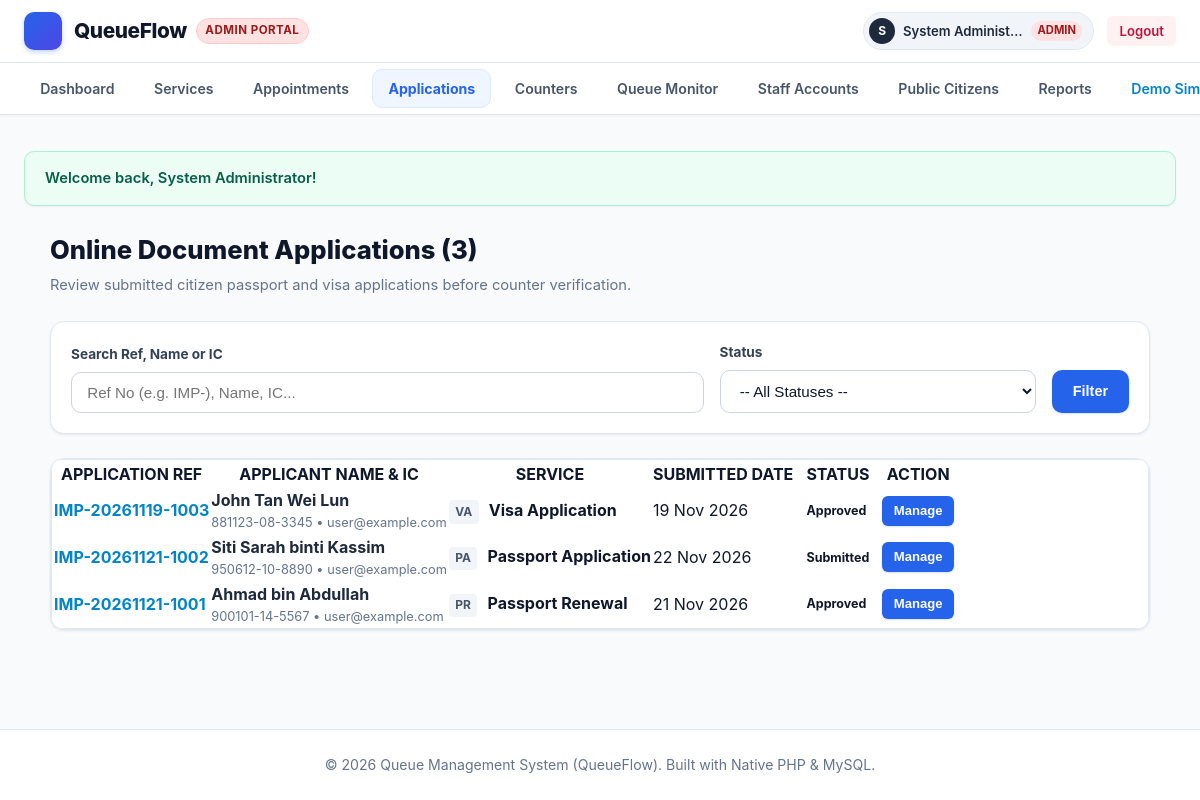
Page /admin/applications.php (signed in) on the committed database.
### tables this page shows
CREATE TABLE `applications` (
  `id` INT AUTO_INCREMENT PRIMARY KEY,
  `application_ref` VARCHAR(50) NOT NULL UNIQUE,
  `user_id` INT NOT NULL,
  `service_id` INT NOT NULL,
  `applicant_name` VARCHAR(100) NOT NULL,
  `applicant_ic` VARCHAR(50) NOT NULL,
  `applicant_phone` VARCHAR(30) NOT NULL,
  `status` ENUM('submitted', 'under_review', 'approved', 'rejected') NOT NULL DEFAULT 'submitted',
  `remarks` TEXT NULL,
  `submitted_date` DATE NOT NULL,
  `created_at` TIMESTAMP DEFAULT CURRENT_TIMESTAMP,
  CONSTRAINT `fk_appl_user` FOREIGN KEY (`user_id`) REFERENCES `users` (`id`) ON DELETE CASCADE,
  CONSTRAINT `fk_appl_service` FOREIGN KEY (`service_id`) REFERENCES `services` (`id`) ON DELETE CASCADE
);

CREATE TABLE `users` (
  `id` INT AUTO_INCREMENT PRIMARY KEY,
  `username` VARCHAR(50) NOT NULL UNIQUE,
  `email` VARCHAR(100) NULL UNIQUE,
  `password` VARCHAR(255) NOT NULL,
  `full_name` VARCHAR(100) NOT NULL,
  `ic_passport` VARCHAR(50) NULL,
  `phone` VARCHAR(30) NULL,
  `role` ENUM('admin', 'staff', 'user') NOT NULL DEFAULT 'user',
  `status` ENUM('active', 'inactive') NOT NULL DEFAULT 'active',
  `created_at` TIMESTAMP DEFAULT CURRENT_TIMESTAMP
);

CREATE TABLE `services` (
  `id` INT AUTO_INCREMENT PRIMARY KEY,
  `code` VARCHAR(10) NOT NULL UNIQUE,
  `name` VARCHAR(100) NOT NULL,
  `description` TEXT NULL,
  `est_duration` INT NOT NULL DEFAULT 15,
  `status` ENUM('active', 'inactive') NOT NULL DEFAULT 'active',
  `created_at` TIMESTAMP DEFAULT CURRENT_TIMESTAMP
);

### admin/applications.php (the view, shortened to what this page needs)
<?php
require_once __DIR__ . '/../includes/functions.php';
$pdo = getDBConnection();
$search = trim($_GET['search'] ?? '');
$sql = "
    SELECT app.*, s.name as service_name, s.code as service_code, u.email as user_email
    FROM applications app
    JOIN services s ON app.service_id = s.id
    JOIN users u ON app.user_id = u.id
    WHERE 1=1
";
$params = [];
$sql .= " ORDER BY app.id DESC";
$stmt = $pdo->prepare($sql);
$stmt->execute($params);
$applications = $stmt->fetchAll();
require_once __DIR__ . '/../includes/header.php';
?>
<div style="max-width: 1100px; margin: 1.5rem auto;">
    <div style="display: flex; justify-content: space-between; align-items: center; margin-bottom: 1.5rem; flex-wrap: wrap; gap: 1rem;">
        <div>
            <h1 style="font-size: 1.6rem; font-weight: 800; color: #0f172a; margin-bottom: 0.25rem;">
                Online Document Applications (<?php echo count($applications); ?>)
            </h1>
            <p style="color: var(--text-muted); font-size: 0.92rem; margin: 0;">
                Review submitted citizen passport and visa applications before counter verification.
            </p>
        </div>
    </div>
    <div class="card" style="padding: 1.25rem; margin-bottom: 1.5rem;">
        <form method="GET" action="applications.php" style="display: flex; gap: 1rem; align-items: flex-end; flex-wrap: wrap;">
            <div style="flex: 2; min-width: 220px;">
                <label class="form-label" for="search" style="font-size: 0.85rem;">Search Ref, Name or IC</label>
                <input type="text" id="search" name="search" class="form-control" value="<?php echo e($search); ?>" placeholder="Ref No (e.g. IMP-), Name, IC...">
            </div>
            <div style="flex: 1; min-width: 180px;">
                <label class="form-label" for="status" style="font-size: 0.85rem;">Status</label>
                <select id="status" name="status" class="form-control">
                    <option value="">-- All Statuses --</option>
                </select>
            </div>
            <button type="submit" class="btn btn-primary" style="padding: 0.65rem 1.25rem;">
                <?php echo getIcon('search', 14); ?> Filter
            </button>
        </form>
    </div>
    <div class="card" style="padding: 0; overflow: hidden;">
        <div class="table-responsive">
            <table class="data-table">
                <thead>
                    <tr>
                        <th>APPLICATION REF</th>
                        <th>APPLICANT NAME & IC</th>
                        <th>SERVICE</th>
                        <th>SUBMITTED DATE</th>
                        <th>STATUS</th>
                        <th>ACTION</th>
                    </tr>
                </thead>
                <tbody>
                    <?php if (empty($applications)): ?>
                        <tr>
                            <td colspan="6" style="text-align: center; padding: 3rem 1rem; color: #94a3b8;">
                                No applications found matching your criteria.
                            </td>
                        </tr>
                    <?php else: ?>
                        <?php foreach ($applications as $app): ?>
                            <tr>
                                <td><strong style="color: #0284c7;"><?php echo e($app['application_ref']); ?></strong></td>
                                <td>
                                    <div style="font-weight: 700; color: #1e293b;"><?php echo e($app['applicant_name']); ?></div>
                                    <div style="font-size: 0.8rem; color: #64748b;">
                                        <?php echo e($app['applicant_ic']); ?> &bull; <?php echo e($app['user_email']); ?>
                                    </div>
                                </td>
                                <td>
                                    <span style="display: inline-block; padding: 0.15rem 0.4rem; background: #f1f5f9; border-radius: 4px; font-weight: 700; font-size: 0.75rem; color: #475569; margin-right: 0.35rem;">
                                        <?php echo e($app['service_code']); ?>
                                    </span>
                                    <strong><?php echo e($app['service_name']); ?></strong>
                                </td>
                                <td><?php echo date('d M Y', strtotime($app['submitted_date'])); ?></td>
                                <td><?php echo renderStatusBadge($app['status']); ?></td>
                                <td>
                                    <button onclick="openManageModal(<?php echo $app['id']; ?>, '<?php echo e($app['application_ref']); ?>', '<?php echo e($app['status']); ?>', '<?php echo e(addslashes($app['remarks'] ?? '')); ?>')" class="btn btn-primary btn-sm" style="padding: 0.3rem 0.65rem;">
                                        <?php echo getIcon('edit', 14); ?> Manage
                                    </button>
                                </td>
                            </tr>
                        <?php endforeach; ?>
                    <?php endif; ?>
                </tbody>
            </table>
        </div>
    </div>
</div>
<?php require_once __DIR__ . '/../includes/footer.php'; ?>

### includes/functions.php (shortened to what this page needs)
<?php
function e($value) {
    return htmlspecialchars((string)$value, ENT_QUOTES, 'UTF-8');
}
function displayFlash() {
    $output = '';
    if (isset($_SESSION['flash_success'])) {
        $output .= '<div class="alert alert-success">' . getIcon('check-circle') . ' <span>' . e($_SESSION['flash_success']) . '</span></div>';
    }
    return $output;
}
function renderStatusBadge($status) {
    $badges = [
        'waiting'      => '<span class="badge badge-waiting"><span class="badge-dot dot-waiting"></span>' . getIcon('clock', 13) . ' Waiting</span>',
        'calling'      => '<span class="badge badge-calling"><span class="badge-dot dot-calling"></span>' . getIcon('bell', 13) . ' Calling</span>',
        'serving'      => '<span class="badge badge-serving"><span class="badge-dot dot-serving"></span>' . getIcon('play-circle', 13) . ' Serving</span>',
        'completed'    => '<span class="badge badge-completed"><span class="badge-dot dot-completed"></span>' . getIcon('check-circle', 13) . ' Completed</span>',
        'skipped'      => '<span class="badge badge-skipped"><span class="badge-dot dot-skipped"></span>' . getIcon('slash', 13) . ' Skipped</span>',
        'open'         => '<span class="badge badge-open"><span class="badge-dot dot-open"></span>' . getIcon('check', 13) . ' Open</span>',
        'closed'       => '<span class="badge badge-closed"><span class="badge-dot dot-closed"></span>' . getIcon('x', 13) . ' Closed</span>',
        'active'       => '<span class="badge badge-active"><span class="badge-dot dot-open"></span> Active</span>',
        'inactive'     => '<span class="badge badge-inactive"><span class="badge-dot dot-closed"></span> Inactive</span>',
        'confirmed'    => '<span class="badge badge-completed"><span class="badge-dot dot-completed"></span> Confirmed</span>',
        'pending'      => '<span class="badge badge-waiting"><span class="badge-dot dot-waiting"></span> Pending</span>',
        'cancelled'    => '<span class="badge badge-skipped"><span class="badge-dot dot-skipped"></span> Cancelled</span>',
        'approved'     => '<span class="badge badge-completed"><span class="badge-dot dot-completed"></span> Approved</span>',
        'submitted'    => '<span class="badge badge-calling"><span class="badge-dot dot-calling"></span> Submitted</span>',
        'under_review' => '<span class="badge badge-waiting"><span class="badge-dot dot-waiting"></span> Under Review</span>',
        'rejected'     => '<span class="badge badge-skipped"><span class="badge-dot dot-skipped"></span> Rejected</span>',
    ];
    return $badges[$status] ?? '<span class="badge">' . e(ucfirst($status)) . '</span>';
}
function getIcon($name, $size = 18, $class = "icon") {
    return $icons[$name] ?? '';
}

### assets/css/style.css (style rules this page uses)
:root { --primary: #2563eb; --primary-hover: #1d4ed8; --primary-light: #eff6ff; --primary-border: #bfdbfe; --indigo: #4f46e5; --indigo-light: #eef2ff; --purple: #7c3aed; --purple-light: #f5f3ff; --success: #059669; --success-light: #ecfdf5; --success-border: #a7f3d0; --warning: #d97706; --warning-light: #fffbeb; --warning-border: #fde68a; --danger: #dc2626; --danger-light: #fef2f2; --danger-border: #fecaca; --slate-50: #f8fafc; --slate-100: #f1f5f9; --slate-200: #e2e8f0; --slate-300: #cbd5e1; --slate-400: #94a3b8; --slate-500: #64748b; --slate-600: #475569; --slate-700: #334155; --slate-800: #1e293b; --slate-900: #0f172a; --bg-body: #f8fafc; --bg-card: #ffffff; --text-main: #0f172a; --text-muted: #64748b; --shadow-xs: 0 1px 2px 0 rgba(15, 23, 42, 0.05); --shadow-sm: 0 1px 3px 0 rgba(15, 23, 42, 0.07), 0 1px 2px -1px rgba(15, 23, 42, 0.05); --shadow-md: 0 4px 6px -1px rgba(15, 23, 42, 0.08), 0 2px 4px -2px rgba(15, 23, 42, 0.04); --shadow-lg: 0 10px 15px -3px rgba(15, 23, 42, 0.08), 0 4px 6px -4px rgba(15, 23, 42, 0.03); --shadow-xl: 0 20px 25px -5px rgba(15, 23, 42, 0.08), 0 8px 10px -6px rgba(15, 23, 42, 0.03); --radius-xs: 4px; --radius-sm: 6px; --radius-md: 10px; --radius-lg: 14px; --radius-pill: 9999px; }
* { box-sizing: border-box; margin: 0; padding: 0; }
body { font-family: -apple-system, BlinkMacSystemFont, "Segoe UI", Roboto, "Helvetica Neue", Arial, sans-serif; background-color: var(--bg-body); color: var(--text-main); line-height: 1.55; min-height: 100vh; display: flex; flex-direction: column; -webkit-font-smoothing: antialiased; }
.card { background: var(--bg-card); border: 1px solid var(--slate-200); border-radius: var(--radius-lg); box-shadow: var(--shadow-sm); padding: 1.75rem; margin-bottom: 1.75rem; transition: box-shadow 0.2s ease, border-color 0.2s ease; }
.badge { display: inline-flex; align-items: center; gap: 0.4rem; font-size: 0.78rem; font-weight: 700; padding: 0.25rem 0.7rem; border-radius: var(--radius-pill); text-transform: capitalize; white-space: nowrap; }
.btn { display: inline-flex; align-items: center; justify-content: center; gap: 0.45rem; padding: 0.55rem 1.15rem; font-size: 0.9rem; font-weight: 600; border-radius: var(--radius-md); border: 1px solid transparent; cursor: pointer; transition: all 0.15s ease-in-out; text-decoration: none; line-height: 1.4; }
.btn-primary { background: var(--primary); color: #ffffff; box-shadow: 0 1px 2px rgba(37, 99, 235, 0.2); }
.btn-sm { padding: 0.32rem 0.7rem; font-size: 0.82rem; border-radius: var(--radius-sm); }
.table-responsive { width: 100%; overflow-x: visible; border-radius: var(--radius-md); border: 1px solid var(--slate-200); background: #ffffff; }
.form-label { display: block; font-size: 0.88rem; font-weight: 700; color: var(--slate-700); margin-bottom: 0.45rem; }
.form-control { width: 100%; padding: 0.68rem 0.95rem; font-size: 0.95rem; border: 1px solid var(--slate-300); border-radius: var(--radius-md); background-color: #ffffff; color: var(--slate-900); outline: none; transition: border-color 0.15s, box-shadow 0.15s; }
.alert { padding: 0.95rem 1.25rem; border-radius: var(--radius-md); margin-bottom: 1.5rem; display: flex; align-items: center; gap: 0.75rem; font-size: 0.92rem; font-weight: 600; box-shadow: var(--shadow-xs); }
.alert-success { background: var(--success-light); color: #065f46; border: 1px solid var(--success-border); }

### rows in the picture
applications: application_ref "IMP-20261119-1003", applicant_name "John Tan Wei Lun", applicant_ic "881123-08-3345", user.email "user@example.com", service.code "VA", service.name "Visa Application", submitted_date "19 Nov 2026", status "Approved"
applications: application_ref "IMP-20261121-1002", applicant_name "Siti Sarah binti Kassim", applicant_ic "950612-10-8890", user.email "user@example.com", service.code "PA", service.name "Passport Application", submitted_date "22 Nov 2026", status "Submitted"
applications: application_ref "IMP-20261121-1001", applicant_name "Ahmad bin Abdullah", applicant_ic "900101-14-5567", user.email "user@example.com", service.code "PR", service.name "Passport Renewal", submitted_date "21 Nov 2026", status "Approved"

### other values in the picture
substr($user['full_name'], 0, 1) "S"
$user['full_name'] "System Administ…"
$user['role'] "ADMIN"
$_SESSION['flash_success'] "Welcome back, System Administrator!"
count($applications) "3"
